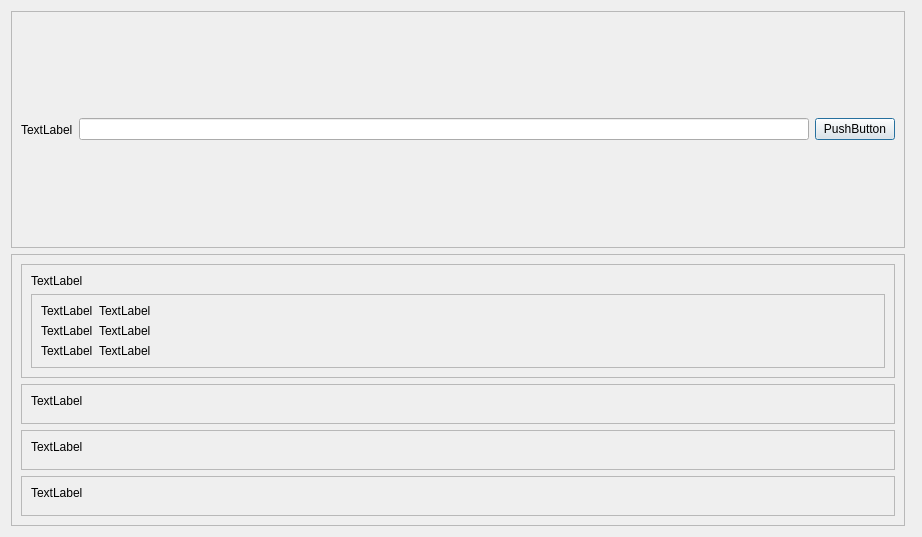
<?xml version="1.0" encoding="UTF-8"?>
<ui version="4.0">
 <class>Dialog</class>
 <widget class="QDialog" name="Dialog">
  <property name="geometry">
   <rect>
    <x>0</x>
    <y>0</y>
    <width>922</width>
    <height>537</height>
   </rect>
  </property>
  <property name="windowTitle">
   <string>Dialog</string>
  </property>
  <layout class="QHBoxLayout" name="horizontalLayout_2">
   <item>
    <layout class="QVBoxLayout" name="verticalLayout_2">
     <item>
      <widget class="QFrame" name="frame_3">
       <property name="frameShape">
        <enum>QFrame::StyledPanel</enum>
       </property>
       <property name="frameShadow">
        <enum>QFrame::Raised</enum>
       </property>
       <layout class="QHBoxLayout" name="horizontalLayout">
        <item>
         <widget class="QLabel" name="label">
          <property name="text">
           <string>TextLabel</string>
          </property>
         </widget>
        </item>
        <item>
         <widget class="QLineEdit" name="lineEdit"/>
        </item>
        <item>
         <widget class="QPushButton" name="pushButton">
          <property name="text">
           <string>PushButton</string>
          </property>
         </widget>
        </item>
       </layout>
      </widget>
     </item>
     <item>
      <widget class="QFrame" name="frame_4">
       <property name="frameShape">
        <enum>QFrame::StyledPanel</enum>
       </property>
       <property name="frameShadow">
        <enum>QFrame::Raised</enum>
       </property>
       <layout class="QVBoxLayout" name="verticalLayout_4">
        <item>
         <widget class="QFrame" name="frame_8">
          <property name="frameShape">
           <enum>QFrame::StyledPanel</enum>
          </property>
          <property name="frameShadow">
           <enum>QFrame::Raised</enum>
          </property>
          <layout class="QVBoxLayout" name="verticalLayout_3">
           <item>
            <widget class="QLabel" name="label_2">
             <property name="text">
              <string>TextLabel</string>
             </property>
            </widget>
           </item>
           <item>
            <widget class="QFrame" name="frame_9">
             <property name="frameShape">
              <enum>QFrame::StyledPanel</enum>
             </property>
             <property name="frameShadow">
              <enum>QFrame::Raised</enum>
             </property>
             <layout class="QFormLayout" name="formLayout">
              <item row="0" column="0">
               <widget class="QLabel" name="label_9">
                <property name="text">
                 <string>TextLabel</string>
                </property>
               </widget>
              </item>
              <item row="0" column="1">
               <widget class="QLabel" name="label_8">
                <property name="text">
                 <string>TextLabel</string>
                </property>
               </widget>
              </item>
              <item row="1" column="1">
               <widget class="QLabel" name="label_7">
                <property name="text">
                 <string>TextLabel</string>
                </property>
               </widget>
              </item>
              <item row="2" column="1">
               <widget class="QLabel" name="label_6">
                <property name="text">
                 <string>TextLabel</string>
                </property>
               </widget>
              </item>
              <item row="1" column="0">
               <widget class="QLabel" name="label_10">
                <property name="text">
                 <string>TextLabel</string>
                </property>
               </widget>
              </item>
              <item row="2" column="0">
               <widget class="QLabel" name="label_11">
                <property name="text">
                 <string>TextLabel</string>
                </property>
               </widget>
              </item>
             </layout>
             <zorder>label_2</zorder>
             <zorder>label_6</zorder>
             <zorder>label_7</zorder>
             <zorder>label_8</zorder>
             <zorder>label_9</zorder>
             <zorder>label_10</zorder>
             <zorder>label_11</zorder>
            </widget>
           </item>
          </layout>
         </widget>
        </item>
        <item>
         <widget class="QFrame" name="frame_7">
          <property name="frameShape">
           <enum>QFrame::StyledPanel</enum>
          </property>
          <property name="frameShadow">
           <enum>QFrame::Raised</enum>
          </property>
          <layout class="QVBoxLayout" name="verticalLayout_5">
           <item>
            <widget class="QLabel" name="label_3">
             <property name="text">
              <string>TextLabel</string>
             </property>
            </widget>
           </item>
           <item>
            <widget class="QFrame" name="frame_10">
             <property name="frameShape">
              <enum>QFrame::StyledPanel</enum>
             </property>
             <property name="frameShadow">
              <enum>QFrame::Raised</enum>
             </property>
            </widget>
           </item>
          </layout>
         </widget>
        </item>
        <item>
         <widget class="QFrame" name="frame_6">
          <property name="frameShape">
           <enum>QFrame::StyledPanel</enum>
          </property>
          <property name="frameShadow">
           <enum>QFrame::Raised</enum>
          </property>
          <layout class="QVBoxLayout" name="verticalLayout_6">
           <item>
            <widget class="QLabel" name="label_4">
             <property name="text">
              <string>TextLabel</string>
             </property>
            </widget>
           </item>
           <item>
            <widget class="QFrame" name="frame_11">
             <property name="frameShape">
              <enum>QFrame::StyledPanel</enum>
             </property>
             <property name="frameShadow">
              <enum>QFrame::Raised</enum>
             </property>
            </widget>
           </item>
          </layout>
         </widget>
        </item>
        <item>
         <widget class="QFrame" name="frame_5">
          <property name="frameShape">
           <enum>QFrame::StyledPanel</enum>
          </property>
          <property name="frameShadow">
           <enum>QFrame::Raised</enum>
          </property>
          <layout class="QVBoxLayout" name="verticalLayout_7">
           <item>
            <widget class="QLabel" name="label_5">
             <property name="text">
              <string>TextLabel</string>
             </property>
            </widget>
           </item>
           <item>
            <widget class="QFrame" name="frame_12">
             <property name="frameShape">
              <enum>QFrame::StyledPanel</enum>
             </property>
             <property name="frameShadow">
              <enum>QFrame::Raised</enum>
             </property>
            </widget>
           </item>
          </layout>
         </widget>
        </item>
       </layout>
      </widget>
     </item>
    </layout>
   </item>
   <item>
    <layout class="QVBoxLayout" name="verticalLayout">
     <item>
      <widget class="QFrame" name="frame">
       <property name="frameShape">
        <enum>QFrame::StyledPanel</enum>
       </property>
       <property name="frameShadow">
        <enum>QFrame::Raised</enum>
       </property>
      </widget>
     </item>
     <item>
      <widget class="QFrame" name="frame_2">
       <property name="frameShape">
        <enum>QFrame::StyledPanel</enum>
       </property>
       <property name="frameShadow">
        <enum>QFrame::Raised</enum>
       </property>
      </widget>
     </item>
    </layout>
   </item>
  </layout>
 </widget>
 <resources/>
 <connections/>
</ui>
